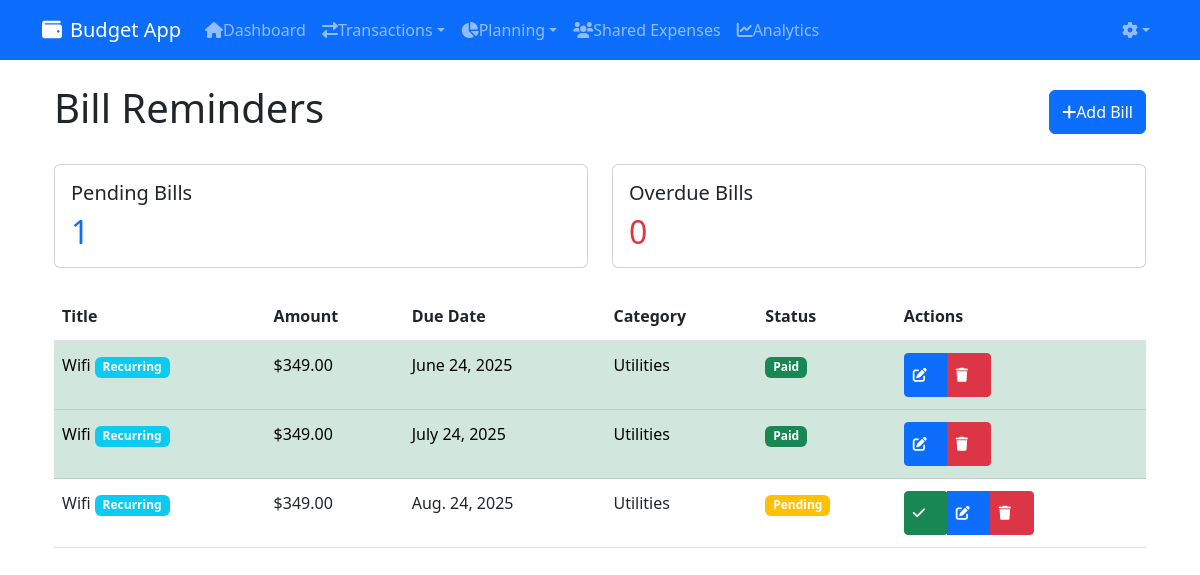
Page /bill-reminders/ (signed in) on the earlier database version.
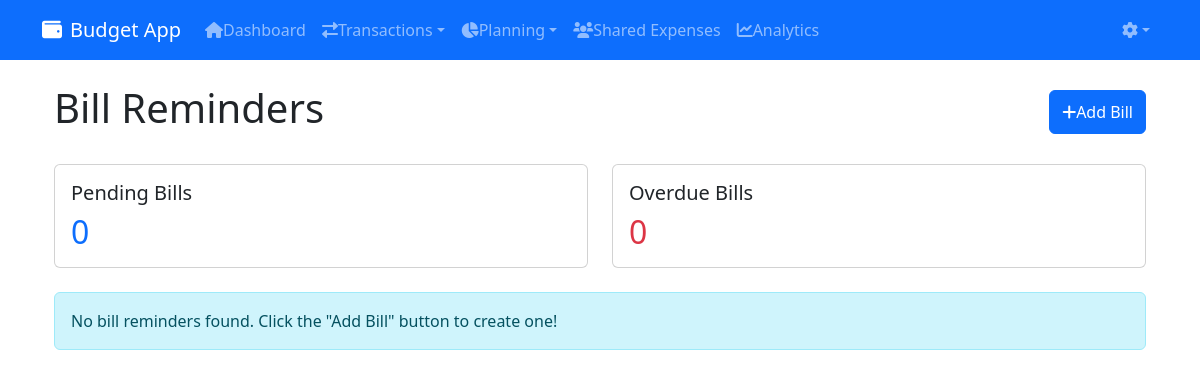
Same page on the later database version.
### core/models.py (models this page shows, shortened)
class BillReminder(models.Model):
    STATUS_CHOICES = [
        ('pending', 'Pending'),
        ('paid', 'Paid'),
        ('overdue', 'Overdue')
    ]
    REMINDER_CHOICES = [
        (1, '1 day before'),
        (3, '3 days before'),
        (7, '1 week before'),
        (14, '2 weeks before'),
        (30, '1 month before')
    ]
    user = models.ForeignKey(User, on_delete=models.CASCADE)
    title = models.CharField(max_length=200)
    amount = models.DecimalField(max_digits=10, decimal_places=2, validators=[MinValueValidator(Decimal('0.01'))])
    due_date = models.DateField()
    category = models.ForeignKey(Category, on_delete=models.SET_NULL, null=True)
    description = models.TextField(blank=True)
    status = models.CharField(max_length=7, choices=STATUS_CHOICES, default='pending')
    reminder_days = models.IntegerField(choices=REMINDER_CHOICES, default=3)
    recurring = models.BooleanField(default=False)
    recurring_frequency = models.CharField(
        max_length=7,
        choices=RecurringTransaction.FREQUENCY_CHOICES,
        null=True,
        blank=True
    )
    last_notification_sent = models.DateTimeField(null=True, blank=True)
    created_at = models.DateTimeField(auto_now_add=True)
    updated_at = models.DateTimeField(auto_now=True)
    class Meta:
        ordering = ['due_date']
    def is_overdue(self):
        return self.due_date < timezone.now().date() and self.status == 'pending'

class Category(models.Model):
    TYPE_CHOICES = [
        ('income', 'Income'),
        ('expense', 'Expense')
    ]
    user = models.ForeignKey(User, on_delete=models.CASCADE)
    name = models.CharField(max_length=100)
    type = models.CharField(max_length=7, choices=TYPE_CHOICES)

### core/views.py (the view)
# urls.py: path('bill-reminders/', views.bill_reminders, name='bill_reminders'),
@login_required
def bill_reminders(request):
    bills = BillReminder.objects.filter(user=request.user).order_by('due_date')
    for bill in bills:
        if bill.is_overdue():
            bill.status = 'overdue'
            bill.save()
    context = {
        'bills': bills,
        'pending_bills': bills.filter(status='pending').count(),
        'overdue_bills': bills.filter(status='overdue').count(),
    }
    return render(request, 'core/bill_reminders.html', context)

### core/templates/core/bill_reminders.html (shortened to what this page needs)
{% extends 'core/base.html' %}
{% load static %}
{% block content %}
<div class="container mt-4">
    <div class="d-flex justify-content-between align-items-center mb-4">
        <h1>Bill Reminders</h1>
        <a href="{% url 'add_bill_reminder' %}" class="btn btn-primary">
            <i class="fas fa-plus"></i> Add Bill
        </a>
    </div>
    <div class="row mb-4">
        <div class="col-md-6">
            <div class="card">
                <div class="card-body">
                    <h5 class="card-title">Pending Bills</h5>
                    <h2 class="card-text text-primary">{{ pending_bills }}</h2>
                </div>
            </div>
        </div>
        <div class="col-md-6">
            <div class="card">
                <div class="card-body">
                    <h5 class="card-title">Overdue Bills</h5>
                    <h2 class="card-text text-danger">{{ overdue_bills }}</h2>
                </div>
            </div>
        </div>
    </div>
    {% if bills %}
        <div class="table-responsive">
            <table class="table table-hover">
                <thead>
                    <tr>
                        <th>Title</th>
                        <th>Amount</th>
                        <th>Due Date</th>
                        <th>Category</th>
                        <th>Status</th>
                        <th>Actions</th>
                    </tr>
                </thead>
                <tbody>
                    {% for bill in bills %}
                        <tr class="{% if bill.status == 'overdue' %}table-danger{% elif bill.status == 'paid' %}table-success{% endif %}">
                            <td>
                                {{ bill.title }}
                                {% if bill.recurring %}
                                    <span class="badge bg-info">Recurring</span>
                                {% endif %}
                            </td>
                            <td>${{ bill.amount }}</td>
                            <td>{{ bill.due_date }}</td>
                            <td>{{ bill.category.name }}</td>
                            <td>
                                <span class="badge {% if bill.status == 'paid' %}bg-success{% elif bill.status == 'overdue' %}bg-danger{% else %}bg-warning{% endif %}">
                                    {{ bill.status|title }}
                                </span>
                            </td>
                            <td>
                                <div class="btn-group">
                                    {% if bill.status == 'pending' or bill.status == 'overdue' %}
                                        <form method="post" action="{% url 'mark_bill_paid' bill.pk %}" class="d-inline">
                                            <button type="submit" class="btn btn-success btn-sm" title="Mark as Paid">
                                                <i class="fas fa-check"></i>
                                            </button>
                                        </form>
                                    {% endif %}
                                    <a href="{% url 'edit_bill_reminder' bill.pk %}" class="btn btn-primary btn-sm" title="Edit">
                                        <i class="fas fa-edit"></i>
                                    </a>
                                    <a href="{% url 'delete_bill_reminder' bill.pk %}" class="btn btn-danger btn-sm" title="Delete">
                                        <i class="fas fa-trash"></i>
                                    </a>
                                </div>
                            </td>
                        </tr>
                    {% endfor %}
                </tbody>
            </table>
        </div>
    {% else %}
        <div class="alert alert-info">
            No bill reminders found. Click the "Add Bill" button to create one!
        </div>
    {% endif %}
</div>
{% endblock %}

Differences in the rows shown:
removed BillReminder: title "Wifi", recurring "Recurring", amount "349.00", due_date "June 24, 2025", category.name "Utilities", status "Paid"
removed BillReminder: title "Wifi", recurring "Recurring", amount "349.00", due_date "July 24, 2025", category.name "Utilities", status "Paid"
removed BillReminder: title "Wifi", recurring "Recurring", amount "349.00", due_date "Aug. 24, 2025", category.name "Utilities", status "Pending"
Other differences:
{{ pending_bills }}: "1" → "0"
text no longer shown: "Title Amount Due Date Category Status Actions"
text now shown: "No bill reminders found. Click the \"Add Bill\" button to create one!"
